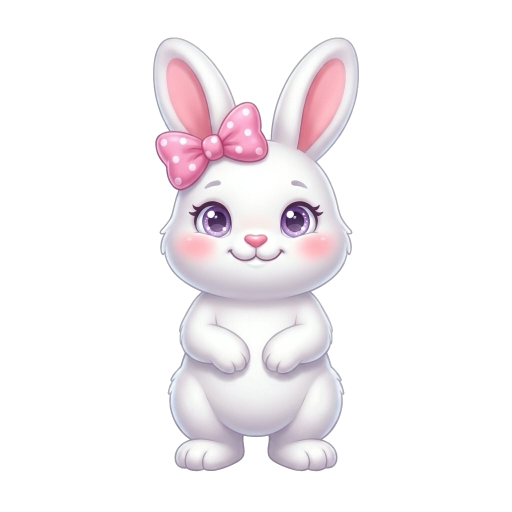
#> input picture game/assets/art/quiqui/idle.png, 1024 x 1024 px, found by its file name (shown at 1/2 size)
$ python make_icon.py
#> lines starting #> are read from the running program, lines starting #| are printed output that depends on the picture
#!/usr/bin/env python3
"""Placeholder app icon: QuiQui on a pink square, 1024x1024, no transparency (the App Store rejects alpha).
Replace with real art in the polish pass.   python3 scripts/make_icon.py
"""
from PIL import Image

SIZE = 1024
background = Image.new("RGB", (SIZE, SIZE))
#> background: PIL image 1024x1024 RGB; every value is 0
for y in range(SIZE):
    shade = int(255 - 40 * y / SIZE)
    for x in range(0, SIZE, 1):
        background.putpixel((x, y), (255, shade - 40, shade - 10))
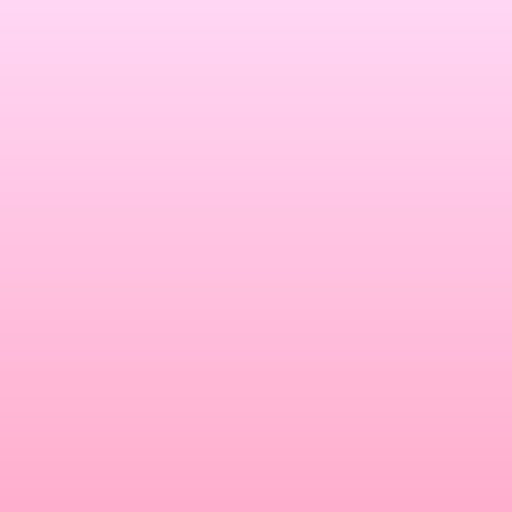
#> background: PIL image 1024x1024 RGB (shown at 1/2 size); mean R, G, B 255, 194.5, 224.5
hero = Image.open("game/assets/art/quiqui/idle.png").convert("RGBA")
#> hero is the input picture: PIL image 1024x1024 RGBA; mean R, G, B, A 246.4, 242.1, 244.5, 64.7
hero.thumbnail((int(SIZE * 0.82), int(SIZE * 0.82)))
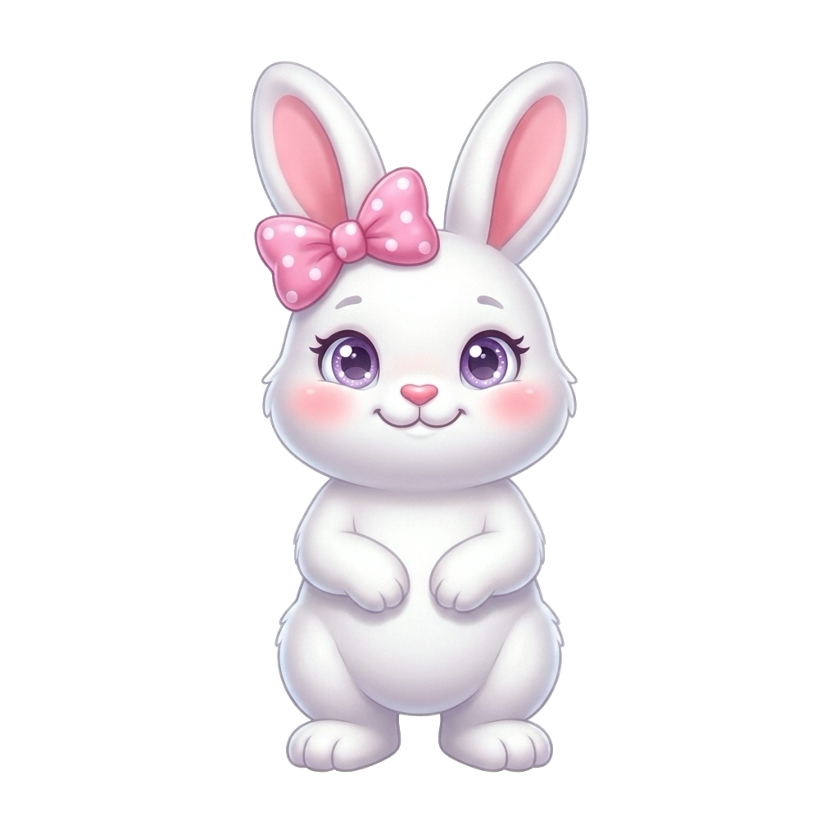
#> hero: PIL image 839x839 RGBA; mean R, G, B, A 56.8, 52.4, 54.9, 64.7; transparent parts drawn white
background.paste(hero, ((SIZE - hero.width) // 2, (SIZE - hero.height) // 2), hero)
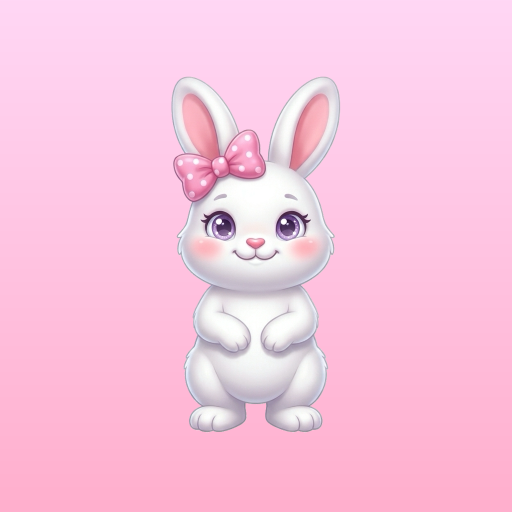
#> background: PIL image 1024x1024 RGB (shown at 1/2 size); mean R, G, B 249.3, 196.2, 222.8
background.save("game/icon.png")
print("wrote game/icon.png", background.size, background.mode)
#| wrote game/icon.png (1024, 1024) RGB
